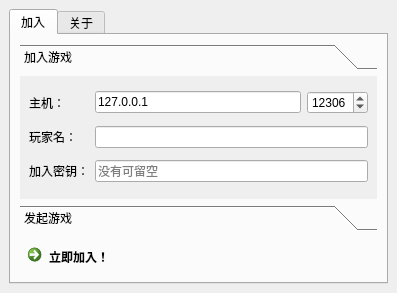
<?xml version="1.0" encoding="UTF-8"?>
<ui version="4.0">
 <class>MainWindow</class>
 <widget class="QMainWindow" name="MainWindow">
  <property name="geometry">
   <rect>
    <x>0</x>
    <y>0</y>
    <width>397</width>
    <height>293</height>
   </rect>
  </property>
  <property name="windowTitle">
   <string>扫雷（多人游戏）</string>
  </property>
  <widget class="QWidget" name="centralwidget">
   <layout class="QVBoxLayout" name="verticalLayout">
    <item>
     <widget class="QTabWidget" name="tabWidget">
      <property name="currentIndex">
       <number>0</number>
      </property>
      <widget class="QWidget" name="tab">
       <attribute name="title">
        <string>加入</string>
       </attribute>
       <layout class="QVBoxLayout" name="verticalLayout_2">
        <item>
         <widget class="QToolBox" name="toolBox">
          <property name="currentIndex">
           <number>0</number>
          </property>
          <widget class="QWidget" name="page">
           <property name="geometry">
            <rect>
             <x>0</x>
             <y>0</y>
             <width>355</width>
             <height>122</height>
            </rect>
           </property>
           <attribute name="label">
            <string>加入游戏</string>
           </attribute>
           <layout class="QGridLayout" name="gridLayout">
            <item row="1" column="1">
             <widget class="QLineEdit" name="lineEdit">
              <property name="text">
               <string>127.0.0.1</string>
              </property>
             </widget>
            </item>
            <item row="1" column="0">
             <widget class="QLabel" name="label">
              <property name="text">
               <string>主机：</string>
              </property>
             </widget>
            </item>
            <item row="1" column="2">
             <widget class="QSpinBox" name="spinBox">
              <property name="maximum">
               <number>65535</number>
              </property>
              <property name="value">
               <number>12306</number>
              </property>
             </widget>
            </item>
            <item row="2" column="0">
             <widget class="QLabel" name="label_2">
              <property name="text">
               <string>玩家名：</string>
              </property>
             </widget>
            </item>
            <item row="2" column="1" colspan="2">
             <widget class="QLineEdit" name="lineEdit_2"/>
            </item>
            <item row="3" column="0">
             <widget class="QLabel" name="label_6">
              <property name="text">
               <string>加入密钥：</string>
              </property>
             </widget>
            </item>
            <item row="3" column="1" colspan="2">
             <widget class="QLineEdit" name="lineEdit_5">
              <property name="inputMask">
               <string/>
              </property>
              <property name="echoMode">
               <enum>QLineEdit::Password</enum>
              </property>
              <property name="placeholderText">
               <string>没有可留空</string>
              </property>
             </widget>
            </item>
           </layout>
          </widget>
          <widget class="QWidget" name="page_2">
           <property name="geometry">
            <rect>
             <x>0</x>
             <y>0</y>
             <width>355</width>
             <height>122</height>
            </rect>
           </property>
           <attribute name="label">
            <string>发起游戏</string>
           </attribute>
           <layout class="QGridLayout" name="gridLayout_2">
            <item row="0" column="1">
             <widget class="QLineEdit" name="lineEdit_3">
              <property name="text">
               <string>127.0.0.1</string>
              </property>
             </widget>
            </item>
            <item row="0" column="0">
             <widget class="QLabel" name="label_3">
              <property name="text">
               <string>IP：</string>
              </property>
             </widget>
            </item>
            <item row="1" column="1">
             <widget class="QSpinBox" name="spinBox_2">
              <property name="maximum">
               <number>65535</number>
              </property>
              <property name="value">
               <number>12306</number>
              </property>
             </widget>
            </item>
            <item row="2" column="1">
             <widget class="QLineEdit" name="lineEdit_4">
              <property name="echoMode">
               <enum>QLineEdit::Password</enum>
              </property>
              <property name="placeholderText">
               <string>没有可留空</string>
              </property>
             </widget>
            </item>
            <item row="1" column="0">
             <widget class="QLabel" name="label_4">
              <property name="text">
               <string>端口：</string>
              </property>
             </widget>
            </item>
            <item row="2" column="0">
             <widget class="QLabel" name="label_5">
              <property name="text">
               <string>加入密钥：</string>
              </property>
             </widget>
            </item>
            <item row="3" column="0">
             <widget class="QLabel" name="label_7">
              <property name="text">
               <string>玩家名：</string>
              </property>
             </widget>
            </item>
            <item row="3" column="1">
             <widget class="QLineEdit" name="lineEdit_6"/>
            </item>
           </layout>
          </widget>
         </widget>
        </item>
        <item>
         <widget class="QCommandLinkButton" name="commandLinkButton">
          <property name="text">
           <string>立即加入！</string>
          </property>
         </widget>
        </item>
       </layout>
      </widget>
      <widget class="QWidget" name="tab_2">
       <attribute name="title">
        <string>关于</string>
       </attribute>
      </widget>
     </widget>
    </item>
   </layout>
  </widget>
 </widget>
 <resources/>
 <connections/>
</ui>
